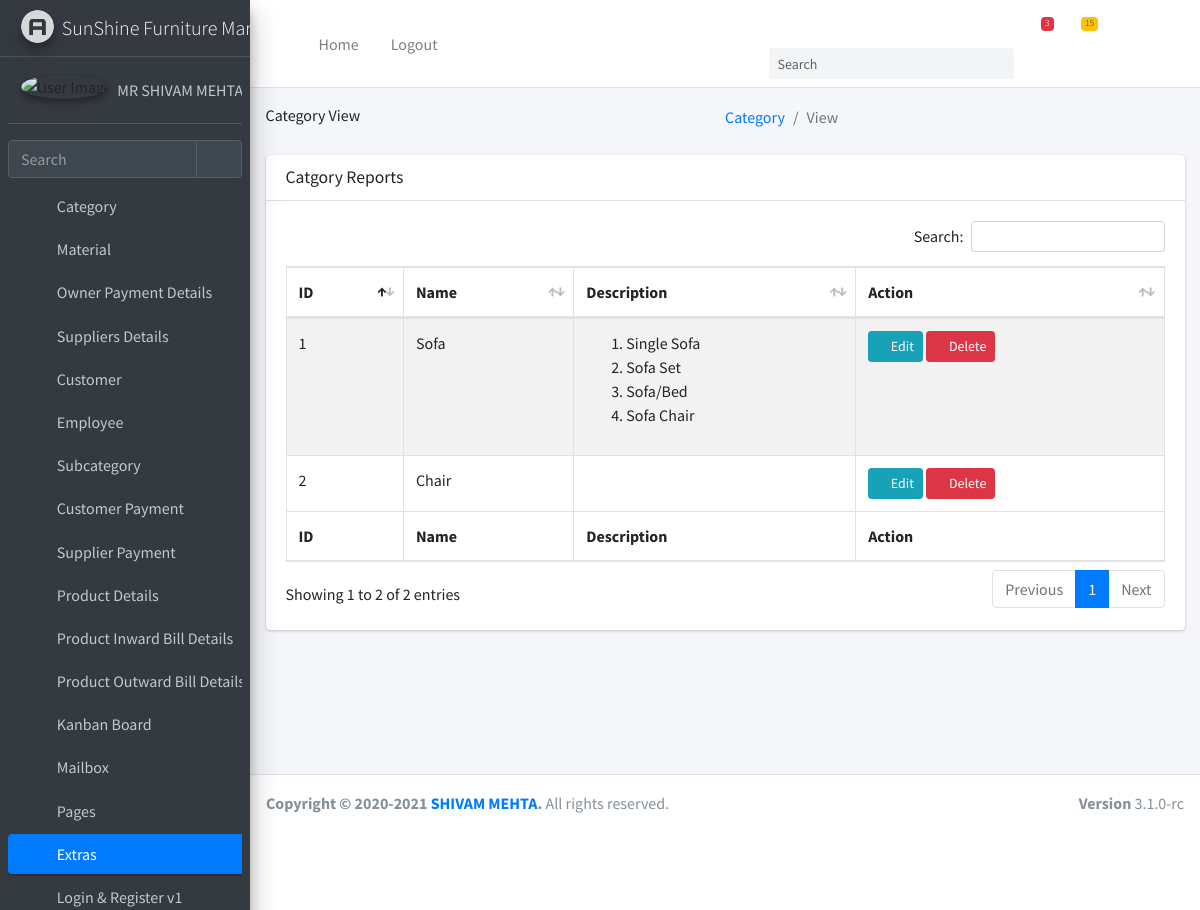
The app's page /category/view/ (upper part), older data.
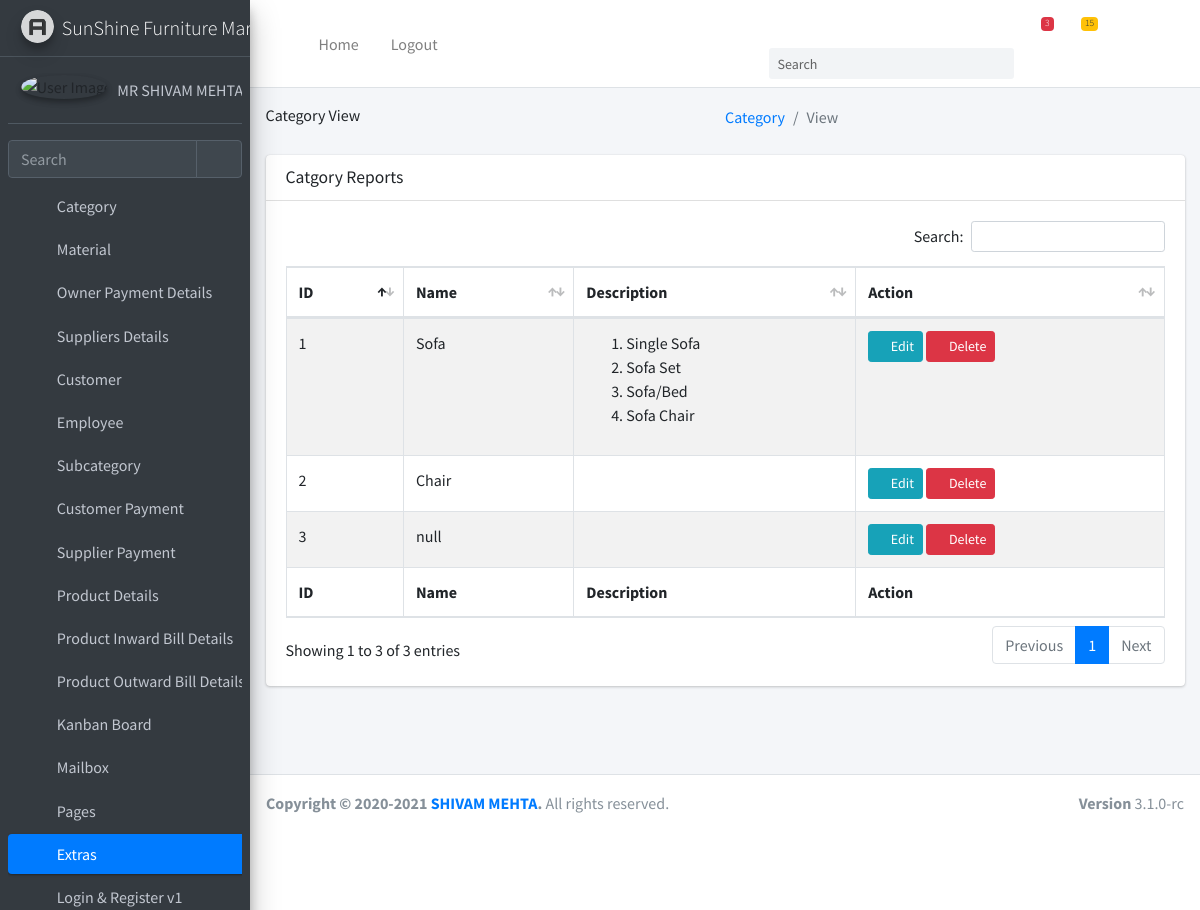
The same page, newer data.
### category/models.py (models this page shows, shortened)
class category(models.Model):
    name=models.CharField(max_length=80)
    description=models.TextField(null=True,blank=True)

### category/views.py (the view)
# urls.py: path("view/",ViewCategory.as_view(),name="category-view"),
class ViewCategory(ListView):
    model = category
    context_object_name = 'categories'

### category/templates/category/category_list.html (shortened to what this page needs)
{% extends "users/layout.html" %}
{% load static  %}
{% load crispy_forms_field %}
{% block extra_css %}
  <link rel="stylesheet" href="{% static 'plugins/datatables-bs4/css/dataTables.bootstrap4.min.css'%}">
  <link rel="stylesheet" href="{% static 'plugins/datatables-responsive/css/responsive.bootstrap4.min.css'%}">
  <link rel="stylesheet" href="{% static 'plugins/datatables-buttons/css/buttons.bootstrap4.min.css'%}">
{% endblock %}
{% block header_title %}
    Category View
{% endblock %}
{% block breadcrumb %}
    <ol class="breadcrumb float-sm-right">
              <li class="breadcrumb-item"><a href="#">Category</a></li>
              <li class="breadcrumb-item active">View</li>
            </ol>
{% endblock %}
{% block body%}
    <section class="content">
      <div class="container-fluid">
        <div class="row">
          <div class="col-12">
            <div class="card">
              <div class="card-header">
                <h3 class="card-title">Catgory Reports</h3>
              </div>
              <div class="card-body">
                <table id="example1" class="table table-bordered table-striped">
                  <thead>
                  <tr>
                    <th>ID</th>
                    <th>Name</th>
                    <th>Description</th>
                    <th>Action</th>
                  </tr>
                  </thead>
                  <tbody>
                   {% for cate in categories %}
                       <tr>
                       <td> {{ cate.id }}</td>
                       <td>{{ cate.name }}</td>
                       <td>{{ cate.description | safe}}</td>
                       <td><a class="btn btn-info btn-sm" href="{% url 'category-update' cate.id %}">
                              <i class="fas fa-pencil-alt">
                              </i>
                              Edit
                          </a>
                        <a class="btn btn-danger btn-sm" href="{% url 'category-delete' cate.id %}">
                              <i class="fas fa-trash">
                              </i>
                              Delete
                          </a>
                       </td>
                       </tr>
                   {% endfor %}
                  </tbody>
                  <tfoot>
                  <tr>
                   <th>ID</th>
                    <th>Name</th>
                    <th>Description</th>
                    <th>Action</th>
                  </tr>
                  </tfoot>
                </table>
              </div>
            </div>
          </div>
        </div>
      </div>
    </section>
{% endblock %}

Row changes from the older to the newer data that the page shows:
added category: id "3", name "null"
Text that changed along with them:
text written by a page script: "Search: Showing 1 to 2 of 2 entries Previous 1 Next" → "Search: Showing 1 to 3 of 3 entries Previous 1 Next"
